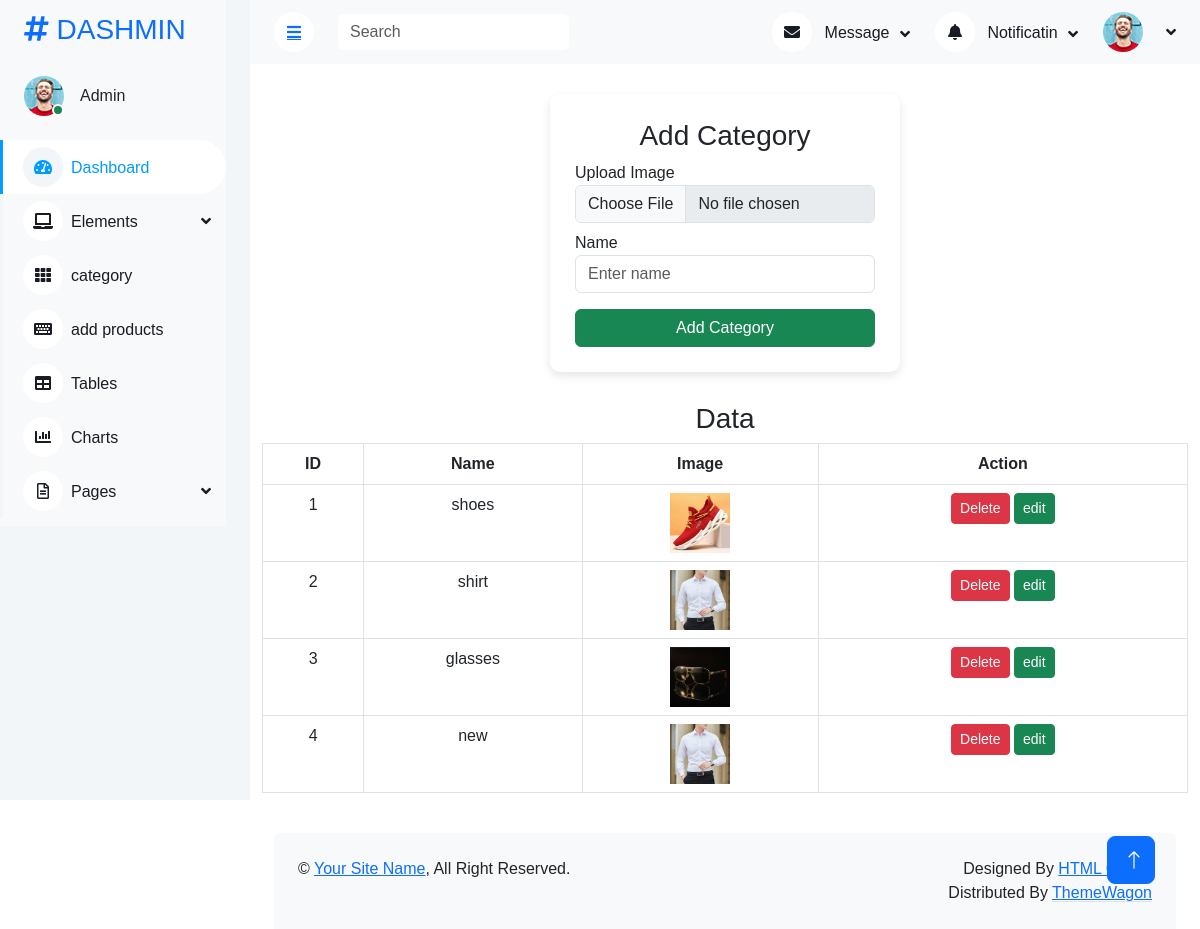
/admin_panel/public.php?category (signed in), run on the app's committed database.
### tables this page shows
CREATE TABLE `add_category` (
  `cat_id` int(11) NOT NULL,
  `cat_name` varchar(100) DEFAULT NULL,
  `cat_images` varchar(255) DEFAULT NULL
);

### admin_panel/category.php (the view, shortened to what this page needs)
<?php include "../connection.php"; ?>
<!DOCTYPE html>
<html lang="en">
<head>
<link href="https://cdn.jsdelivr.net/npm/bootstrap@5.3.0/dist/css/bootstrap.min.css" rel="stylesheet">
</head>
<body>
<div class="form-container">
    <h3 class="text-center">Add Category</h3>
    <form action="../code.php" method="post" enctype="multipart/form-data">
        <label>Upload Image</label>
        <input type="file" name="images" class="form-control" required>
        <label class="mt-2">Name</label>
        <input type="text" name="name" class="form-control" placeholder="Enter name" required>
        <button type="submit" name="category-btn" class="btn btn-success mt-3 w-100">
            Add Category
        </button>
    </form>
</div>
<div class="container mt-4">
    <h3 class="text-center">Data</h3>
    <table class="table table-bordered table-hover text-center">
        <tr>
            <th>ID</th>
            <th>Name</th>
            <th>Image</th>
            <th>Action</th>
        </tr>
        <?php
        $query = mysqli_query($con , "SELECT * FROM add_category") or die(mysqli_error($con));
        if(mysqli_num_rows($query) > 0){
            while($row = mysqli_fetch_assoc($query)){
        ?>
        <tr>
            <td><?php echo $row['cat_id']; ?></td>
            <td><?php echo $row['cat_name']; ?></td>
            <td>
                <img src="../<?php echo $row['cat_images']; ?>" height="60">
            </td>
            <td>
                <form action="../code.php" method="post" style="display:inline;">
                    <button class="btn btn-danger btn-sm" name="delete" mt-5>Delete</button>
                    <button class="btn btn-success btn-sm" name="edit" mt-5>edit</button>
                </form>
            </td>
        </tr>
        <?php
            }
        } else {
            echo "<tr><td colspan='4'>No Data Found</td></tr>";
        }
        ?>
    </table>
</div>
</body>
</html>

### admin_panel/css/style.css (style rules this page uses)
:root { --primary: #009CFF; --light: #F3F6F9; --dark: #191C24; }
.btn { transition: .5s; }

### admin_panel/category.php (style rules this page uses)
body { font-family: Arial; background: #f4f4f4; }
.form-container { background: white; padding: 25px; border-radius: 10px; width: 350px; margin: 30px auto; box-shadow: 0 4px 10px rgba(0,0,0,0.1); }

### data on the page
add_category: cat_id "1", cat_name "shoes", cat_images (picture)
add_category: cat_id "2", cat_name "shirt", cat_images (picture)
add_category: cat_id "3", cat_name "glasses", cat_images (picture)
add_category: cat_id "4", cat_name "new", cat_images (picture)
